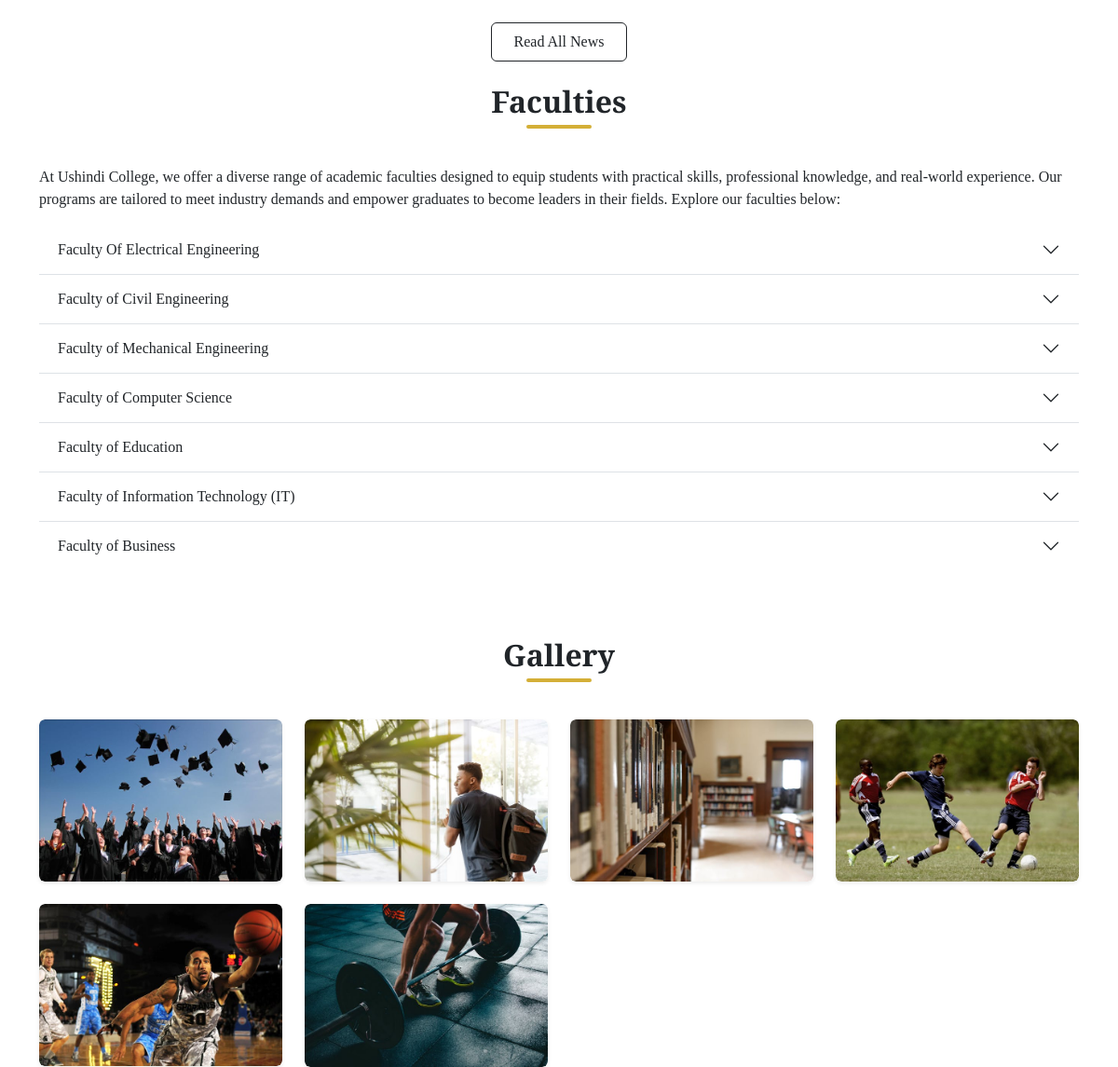
The app's page / (middle part), older data.
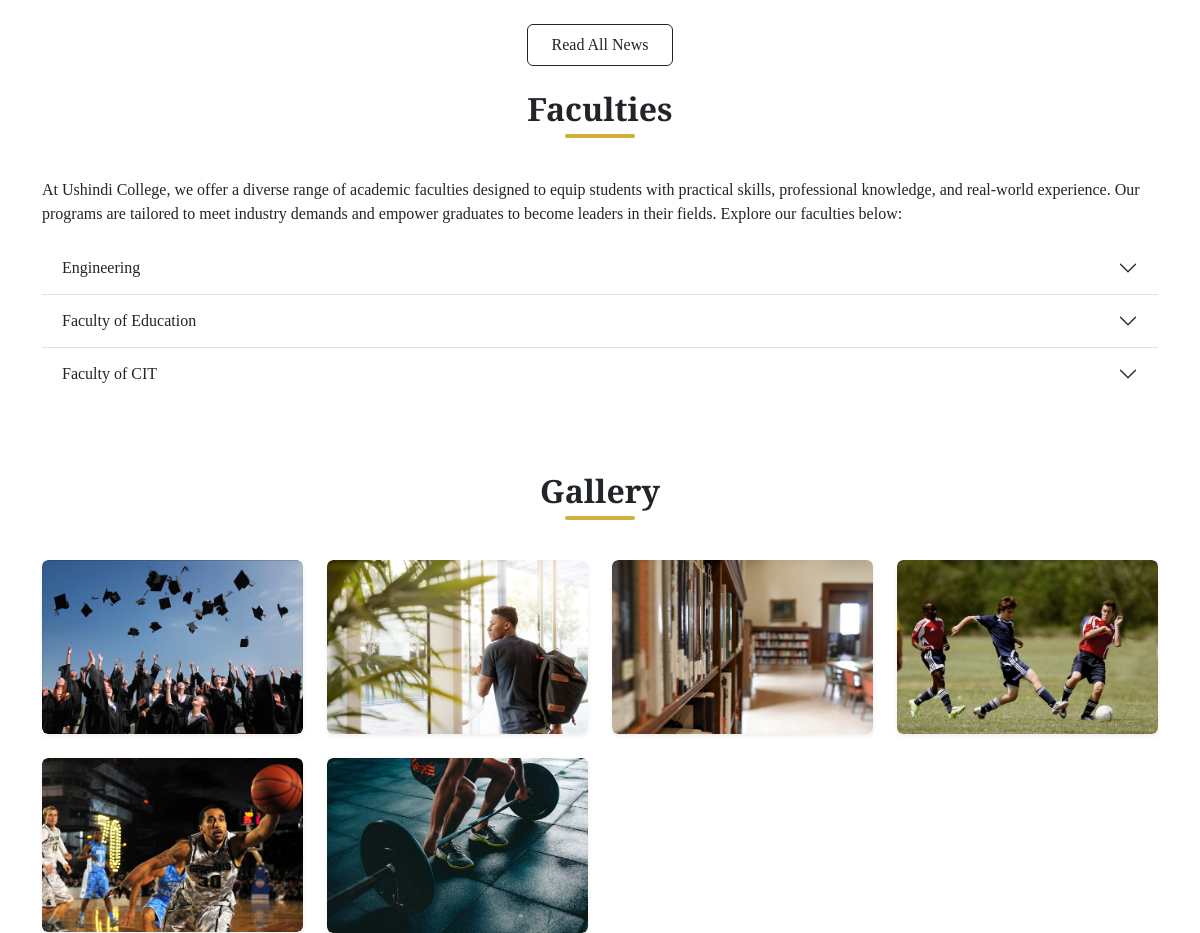
The same page, newer data.
### myapp/models.py (models this page shows, shortened)
class Faculty(models.Model):
    name = models.CharField(max_length=150)
    description = models.TextField()
    class Meta:
        db_table = "faculty"
        verbose_name_plural = "Faculties"

class GalleryImage(models.Model):
    caption = models.TextField()
    image = models.ImageField(upload_to="gallery/")

### myapp/views.py (the view)
# urls.py: 2. Add a URL to urlpatterns:  path('', views.home, name='home')
def home(request):
    slides = CarouselSlide.objects.all()
    news_events = NewsEvents.objects.order_by('-date')[:4]
    faculties = Faculty.objects.all()
    gallery_images = GalleryImage.objects.all()[:9]
    testimonials = Testimonial.objects.all()[:4]
    context = {
        'slides': slides,
        'news_events': news_events,
        'faculties': faculties,
        'gallery': gallery_images,
        'testimonials': testimonials,
    }
    return render(request, 'home.html', context)

### templates/home.html (shortened to what this page needs)
{% extends 'master.html' %}
{% load static %}
{% block content %}
    <div class="container mt-4">
        <div class="text-center mt-4 mb-4">
            <a class="btn btn btn-outline-dark px-4 py-2" href="{% url 'upcomingNewsEvents' %}">Read All News</a>
        </div>
    </div>
    <div class="container">
        <div class="underline-title-wrap">
            <h2 class="underline-title">Faculties</h2>
        </div>
        <div class="row">
            <p>At Ushindi College, we offer a diverse range of academic faculties designed to equip students with
                practical skills, professional knowledge, and real-world experience. Our programs are tailored to meet
                industry demands and empower graduates to become leaders in their fields. Explore our faculties
                below:</p>
            <div class="col-md-12 mb-4 m-auto">
                <div class="accordion accordion-flush" id="accordionFlushExample">
                    {% for faculty in faculties %}
                        <div class="accordion-item">
                            <h2 class="accordion-header" id="heading{{ forloop.counter }}">
                                <button class="accordion-button collapsed" type="button" data-bs-toggle="collapse"
                                        data-bs-target="#collapse{{ forloop.counter }}" aria-expanded="false"
                                        aria-controls="collapse{{ forloop.counter }}">
                                    {{ faculty.name }}
                                </button>
                            </h2>
                        </div>
                    {% endfor %}
                </div>
            </div>
        </div>
    </div>
    <div class="container my-5">
        <div class="underline-title-wrap">
            <h2 class="underline-title">Gallery</h2>
        </div>
        <div class="row g-4">
            {% for image in gallery %}
                <div class="col-md-3 col-sm-6">
                    <div class="gallery-box position-relative shadow-sm">
                        <img src="{{ image.image.url }}" class="img-fluid w-100 rounded">
                    </div>
                </div>
            {% endfor %}
        </div>
    </div>
{% endblock %}

Row changes from the older to the newer data that the page shows:
removed Faculty: name "Faculty Of Electrical Engineering"
removed Faculty: name "Faculty of Civil Engineering"
removed Faculty: name "Faculty of Computer Science"
removed Faculty: name "Faculty of Business"
changed Faculty: name "Faculty of Mechanical Engineering" → "Engineering"
changed Faculty: name "Faculty of Information Technology (IT)" → "Faculty of CIT"
